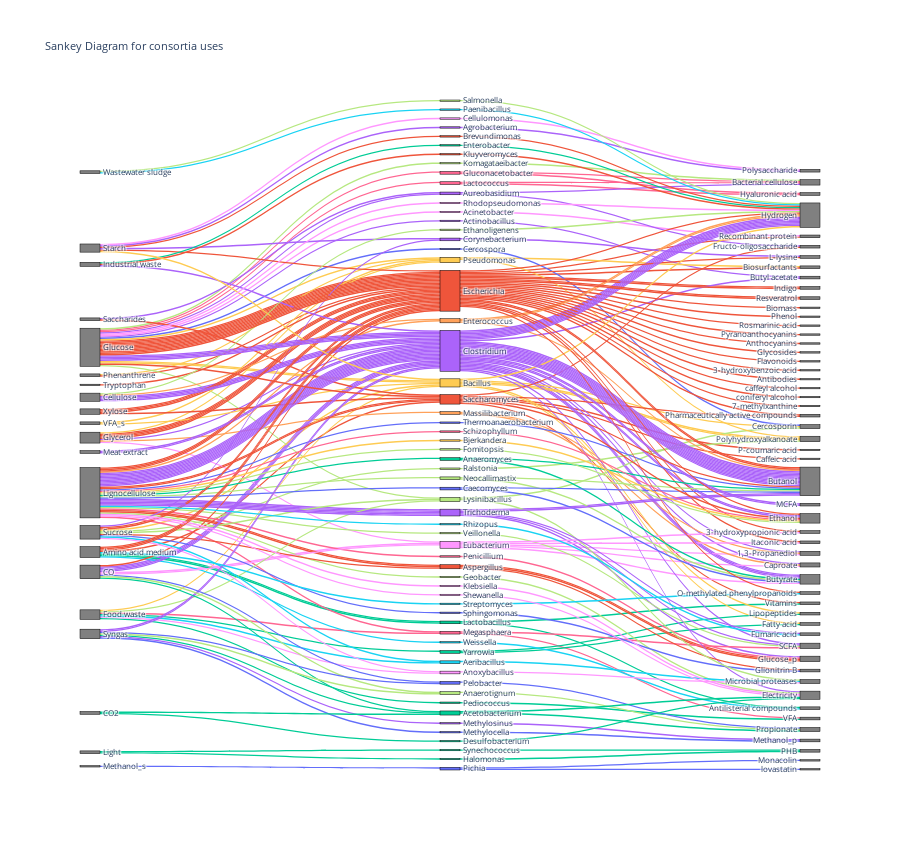

The notebook cell this image was saved under:
### Code cell
#new sankey chart for genus only

#creating a new dataframe to use in building the sankey chart

#create an empty dataframe
sankey_data = pd.DataFrame({'Source': [],
                   'Target': [],
                   'Value': [],
                   'Color': []})

organism_colouring = dict()
colour_counter = 0

#iterate over the rows of the dataframe
for index, row in df.iterrows():

    #get lists of substrates, products, and organisms
    substrates = row["Substrate"].split(", ")
    organisms = row["Organisms"].split(", ")
    products = row["Product"].split(", ")

    #taking the first word to get the genus instead of the organisms
    genuses = [organism.split(' ')[0] for organism in organisms]

    #adds colour to each organism using the pick_colour function
    for genus in genuses:
        if genus not in organism_colouring:
            organism_colouring[genus] = pick_colour(genus)

    #add links from each substrate to each organism
    for substrate in substrates:
        for genus in genuses:
            sankey_data.loc[len(sankey_data.index)] = [substrate, genus, 1, organism_colouring[genus]]

    #add links from each organism to each substrate
    for genus in genuses:
        for product in products:
            sankey_data.loc[len(sankey_data.index)] = [genus, product, 1, organism_colouring[genus]]


#needed modification for building the plot

#get each unique source_target and a mapping to their index
#unique_source_target = list(pd.unique(sankey_data[['Source', 'Target']].values.ravel('K')))
unique_source_target = list(pd.unique(sankey_data[['Source', 'Target', 'Color']].values.ravel('K')))
mapping_dict = {k: v for v, k in enumerate(unique_source_target)}
sankey_data['Source'] = sankey_data['Source'].map(mapping_dict)
sankey_data['Target'] = sankey_data['Target'].map(mapping_dict)
sankey_dict = sankey_data.to_dict(orient='list')

#setting colours for the nodes
node_colours = [organism_colouring.get(i, "grey") for i in unique_source_target]

#create diagram
import plotly.express as px

fig = go.Figure(data=[go.Sankey(
    orientation = "h",
    node = dict(
      pad = 15,
      thickness = 20,
      line = dict(color = "black", width = 0.5),
      label = unique_source_target,
      #color = "grey"
      color = node_colours
    ),
    link = dict(
      source = sankey_dict["Source"],
      target = sankey_dict["Target"],
      value = sankey_dict["Value"],
      color = sankey_dict["Color"]
      #color = [px.colors.qualitative.Plotly[unique_source_target.index(i) % len(px.colors.qualitative.Plotly)] for i in unique_source_target]
  ))])

layout = dict(
        title = "Sankey Diagram for consortia uses",
    height = 850,
    font = dict(
      size = 8),)

#show figure
fig.update_layout(layout)
fig.show()
#fig.write_image("plots/sankey_diagram_genus.pdf")

### Figure 1 — Plotly figure (JSON) as saved in the notebook; plotly's stock layout.template omitted (floating-point values rounded to 4 significant figures; data arrays with more than 128 entries replaced by an {"elided": "..."} marker saying what was removed)
{"data": [{"link": {"color": {"elided": "302 str values"}, "source": {"elided": "302 int values"}, "target": {"elided": "302 int values"}, "value": {"elided": "302 int values"}}, "node": {"color": {"elided": "144 str values"}, "label": {"elided": "144 str values"}, "line": {"color": "black", "width": 0.5}, "pad": 15, "thickness": 20}, "orientation": "h", "type": "sankey"}], "layout": {"font": {"size": 8}, "height": 850, "title": {"text": "Sankey Diagram for consortia uses"}}}
